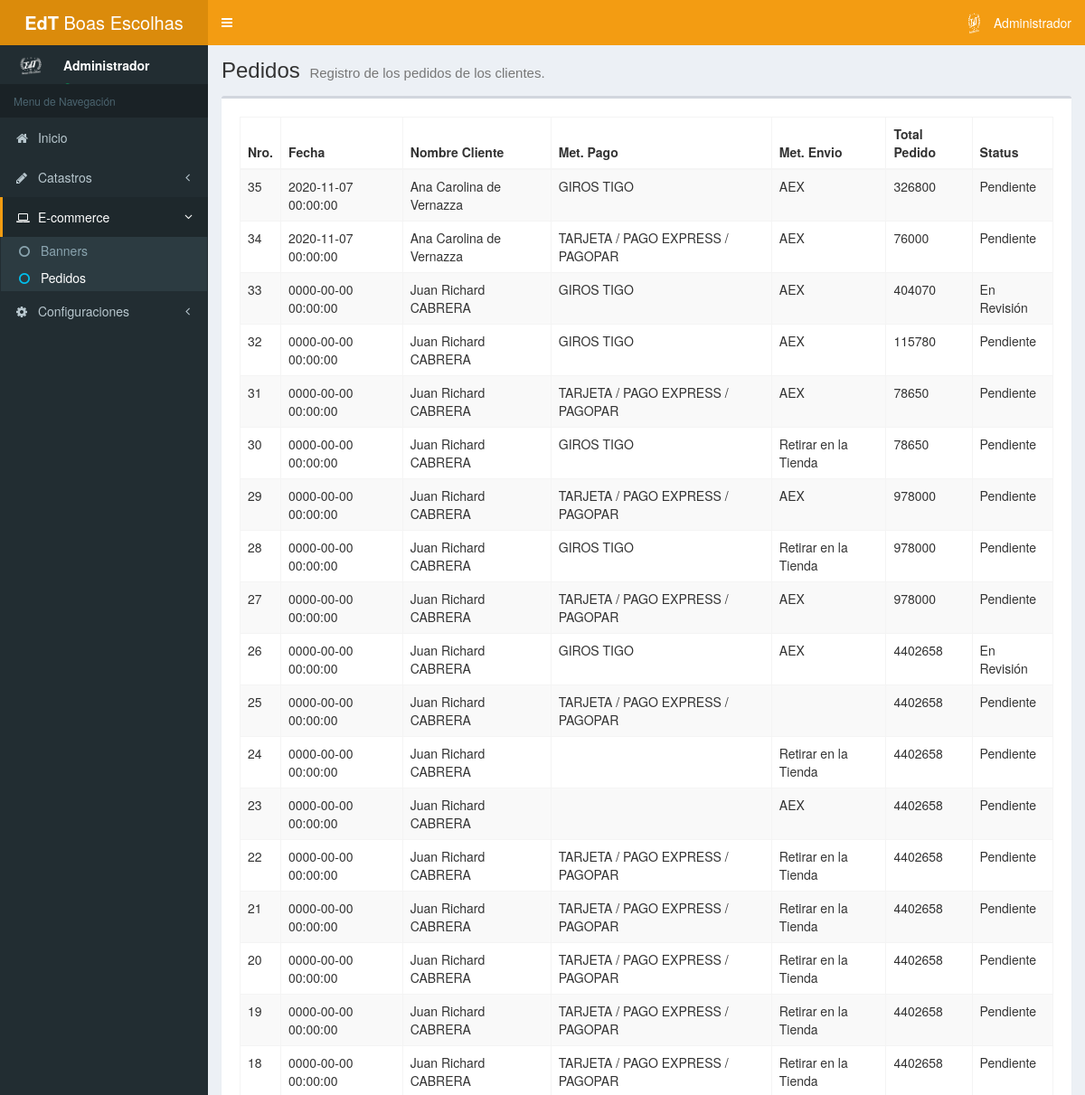
Before: /admin/pedido.php (signed in, upper part) with the older database file.
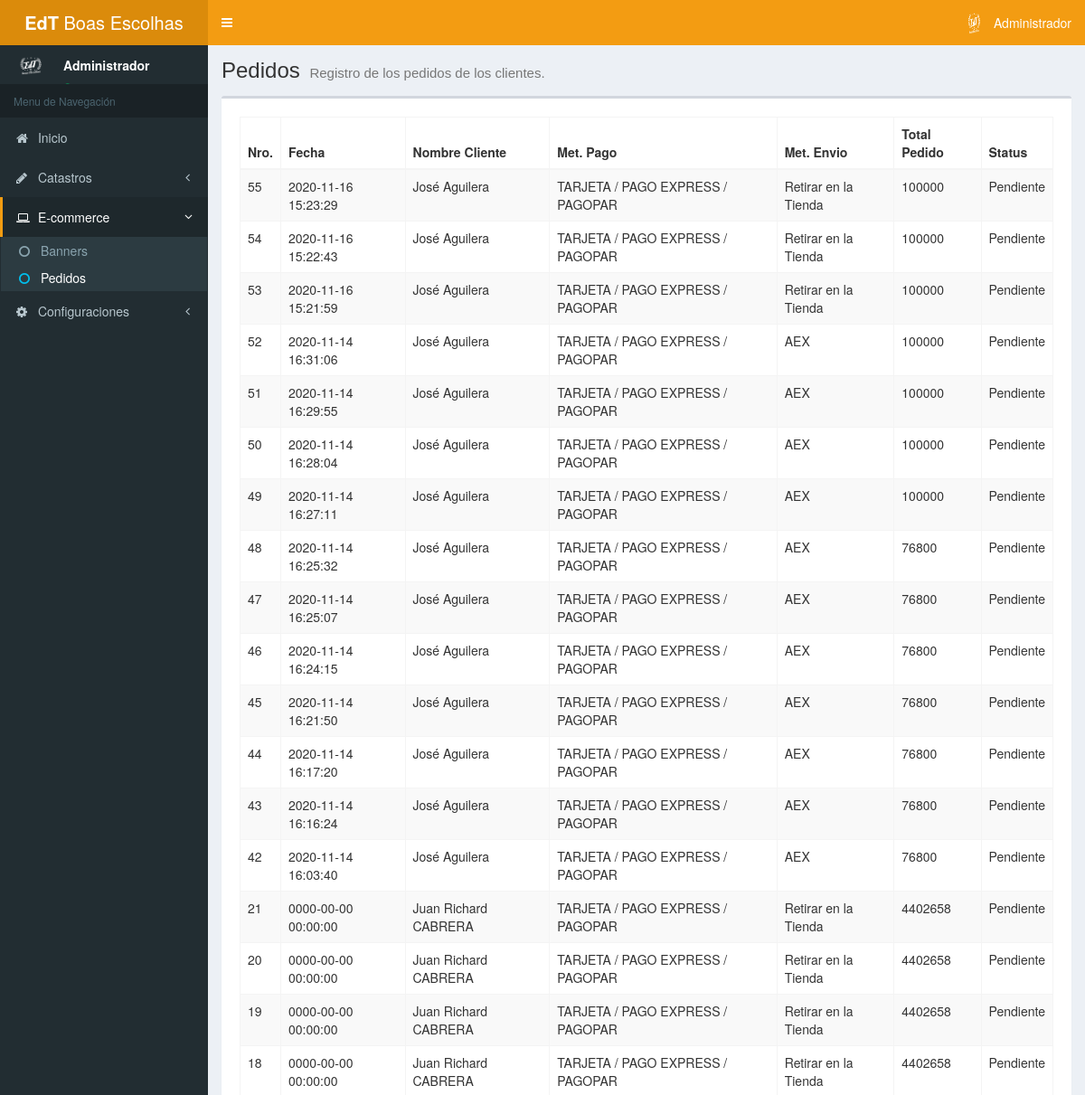
After: the same page with the newer database file.
### tables this page shows
CREATE TABLE IF NOT EXISTS `tb_pedido` (
  `id` int(11) NOT NULL AUTO_INCREMENT,
  `fecha` datetime NOT NULL DEFAULT CURRENT_TIMESTAMP,
  `id_cliente` int(11) NOT NULL,
  `id_met_pago` int(11) NOT NULL,
  `id_met_envio` int(11) NOT NULL,
  `id_cli_direccion` int(11) NOT NULL DEFAULT '1',
  `total` double NOT NULL,
  `id_factura` int(11) DEFAULT NULL,
  `observacion` varchar(255) DEFAULT NULL,
  `total_envio` double DEFAULT NULL,
  `status` int(11) NOT NULL DEFAULT '0',
  PRIMARY KEY (`id`)
);

CREATE TABLE IF NOT EXISTS `tb_cliente` (
  `id` int(11) NOT NULL AUTO_INCREMENT,
  `nombre` varchar(80) NOT NULL,
  `apellido` varchar(80) DEFAULT NULL,
  `ruc` varchar(20) DEFAULT NULL COMMENT 'RUC, RG, CI',
  `documento` varchar(50) DEFAULT NULL,
  `razon_social` varchar(80) DEFAULT NULL,
  `mayorista` tinyint(1) NOT NULL,
  `telefono` varchar(20) DEFAULT NULL,
  `email` varchar(80) DEFAULT NULL,
  PRIMARY KEY (`id`)
);

CREATE TABLE IF NOT EXISTS `tb_met_pago` (
  `id` int(11) NOT NULL AUTO_INCREMENT,
  `descripcion` varchar(80) NOT NULL,
  `default` int(11) DEFAULT NULL,
  `instrucciones` mediumtext,
  PRIMARY KEY (`id`)
);

CREATE TABLE IF NOT EXISTS `tb_met_envio` (
  `id` int(11) NOT NULL AUTO_INCREMENT,
  `descripcion` varchar(80) NOT NULL,
  `costo` double DEFAULT '0',
  `default` int(11) DEFAULT '0',
  PRIMARY KEY (`id`)
);

CREATE TABLE IF NOT EXISTS `tb_ped_status` (
  `id` int(11) NOT NULL AUTO_INCREMENT,
  `descripcion` varchar(80) NOT NULL,
  PRIMARY KEY (`id`)
);

### admin/mods/server/pedido.php (called while the page is built, shortened)
<?php
	function getAllPedidos () {
		$connection = conn();
		$sql = "SELECT tb_pedido.*, tb_cliente.nombre, tb_cliente.apellido, tb_met_pago.descripcion AS MET_PAGO, tb_met_envio.descripcion AS MET_ENVIO, tb_ped_status.descripcion AS STATUS_PED FROM tb_pedido
                LEFT JOIN tb_cliente ON tb_pedido.id_cliente = tb_cliente.id
                LEFT JOIN tb_met_pago ON tb_pedido.id_met_pago = tb_met_pago.id
                LEFT JOIN tb_met_envio ON tb_pedido.id_met_envio = tb_met_envio.id
				LEFT JOIN tb_ped_status ON tb_pedido.status = tb_ped_status.id
                ORDER BY id DESC";
		$query = $connection->prepare($sql);
		$query->execute();
		if ($query->rowCount() > 0) {
			$result= $query->fetchAll();
		} else {
			$result = null;
		}
		return $result;
	}
?>

### admin/mods/objs/pedido.php (called while the page is built)
<?php
	include_once "mods/server/pedido.php";
	$pedidos = getAllPedidos();
?>

### admin/pedido.php (the view, shortened to what this page needs)
<!DOCTYPE html>
<html>
<head>
	<?php include 'includes/head.php'; ?>
</head>
<body class="hold-transition skin-yellow sidebar-mini">
	<div class="wrapper">
		<?php include 'includes/header.php'; ?>
		<?php include 'includes/aside.php'; ?>
		<?php include_once "mods/objs/pedido.php";?>
		<div class="content-wrapper">
			<section class="content-header">
				<h1>
					Pedidos
					<small>Registro de los pedidos de los clientes.</small>
				</h1>
			</section>
			<section class="content">
				<div class="box">
					<div class="box-body">
						<div class="box-body table-responsive">
							<table class="table table-striped table-bordered display nowra" id="tabladatos">
							<thead>
								<tr>
									<th>Nro.</th>
									<th>Fecha</th>
									<th>Nombre Cliente</th>
									<th>Met. Pago</th>
									<th>Met. Envio</th>
									<th>Total Pedido</th>
									<th>Status</th>
								</tr>
							</thead>
							<tbody>
                                <?php
									if ($pedidos != null) {
										foreach ($pedidos as $row) {
                                ?>
                                <tr onclick="window.location.href = 'pedido_detalle.php?pedido=<?php echo $row['id'];?>';">
                                    <td><?php echo $row['id'];?></td>
                                    <td><?php echo $row['fecha'];?></td>
									<td><?php echo $row['nombre']." ".$row['apellido'];?></td>
									<td><?php echo $row['MET_PAGO'];?></td>
                                    <td><?php echo $row['MET_ENVIO'];?></td>
                                    <td><?php echo $row['total'];?></td>
                                    <td><?php echo $row['STATUS_PED'];?></td>
								</tr>
								<?php }}?>
							</tbody>
							</table>
						</div>
					</div>
				</div>
			</section>
		</div>
	</div>
</body>
</html>

### admin/includes/head.php (shortened to what this page needs)
<link rel="stylesheet" href="https://maxcdn.bootstrapcdn.com/bootstrap/3.3.7/css/bootstrap.min.css">
<link href="https://gitcdn.github.io/bootstrap-toggle/2.2.2/css/bootstrap-toggle.min.css" rel="stylesheet">
<link rel="stylesheet" href="https://stackpath.bootstrapcdn.com/font-awesome/4.7.0/css/font-awesome.min.css">
<link rel="stylesheet" href="css/AdminLTE.min.css">
<link rel="stylesheet" href="css/skin-yellow.min.css">
<link rel="stylesheet" href="plugins/bootstrap-select/dist/css/bootstrap-select.min.css">
<link rel="stylesheet" href="plugins/bootstrap-colorpicker/dist/css/bootstrap-colorpicker.min.css">
<link rel="stylesheet" type="text/css" href="https://cdn.jsdelivr.net/npm/daterangepicker/daterangepicker.css" />
<link rel="stylesheet" type="text/css" href="plugins/DataTables/DataTables-1.10.20/css/dataTables.bootstrap.css"/>
<link rel="stylesheet" type="text/css" href="plugins/DataTables/DataTables-1.10.20/buttons.dataTables.min.css"/>
<link rel="stylesheet" type="text/css" href="plugins/bootstrap-datepicker/css/bootstrap-datepicker.standalone.min.css"/>
<link rel="stylesheet" type="text/css" href="plugins/bootstrap-datepicker/css/bootstrap-datepicker3.standalone.min.css"/>
<link rel="stylesheet" href="plugins/select2/dist/css/select2.min.css">
<link href="https://cdn.jsdelivr.net/gh/gitbrent/bootstrap4-toggle@3.6.1/css/bootstrap4-toggle.min.css" rel="stylesheet">
<link rel="stylesheet" href="css/select2-alt.css">
<link rel="stylesheet" href="css/estilos.css">

### admin/includes/header.php (shortened to what this page needs)
<header class="main-header">
	<a href="index.php" class="logo">
		<span class="logo-lg"><?php echo $_SESSION['empresa-menu'];?></span>
	</a>
	<nav class="navbar navbar-static-top">
		<a href="#" class="sidebar-toggle" data-toggle="push-menu" role="button">
		</a>
		<div class="navbar-custom-menu">
			<ul class="nav navbar-nav">
				<li class="dropdown user user-menu">
					<a href="#" class="dropdown-toggle" data-toggle="dropdown">
						<img src="../img/logo.png" class="user-image" alt="User Image">
						<span class="hidden-xs"><?php echo $_SESSION['nome_usuario'];?></span>
					</a>
				</li>
			</ul>
		</div>
	</nav>
</header>

### admin/includes/aside.php (shortened to what this page needs)
<aside class="main-sidebar">
	<section class="sidebar">
		<div class="user-panel">
			<div class="pull-left image">
				<img src="../img/logo.png" class="img-circle" alt="User Image">
			</div>
			<div class="pull-left info">
				<p><?php echo $_SESSION['nome_usuario'];?></p>
				<a href="#"><i class="fa fa-circle text-success"></i> Online</a>
			</div>
		</div>
		<?php
			$inicio = "";
			$catastro = "";
			$ecommerce = "";
			$subbanner1 = "";
			$subbanner2 = "";
			$subpedidos1 = "";
			$subpedidos2 = "";
			$configuraciones = "";
			if (strpos($_SERVER['REQUEST_URI'], 'cliente.php') !== false){
				$catastro = "active";
				$subcliente1 = "active";
				$subcliente2 = "text-aqua";
			} else if (strpos($_SERVER['REQUEST_URI'], 'categoria.php') !== false){
				$catastro = "active";
				$subcategoria1 = "active";
				$subcategoria2 = "text-aqua";
			} else if (strpos($_SERVER['REQUEST_URI'], 'marca.php') !== false){
				$catastro = "active";
				$submarca1 = "active";
				$submarca2 = "text-aqua";
			} else if (strpos($_SERVER['REQUEST_URI'], 'atributo.php') !== false){
				$catastro = "active";
				$subatributo1 = "active";
				$subatributo2 = "text-aqua";
			} else if (strpos($_SERVER['REQUEST_URI'], 'producto.php') !== false OR strpos($_SERVER['REQUEST_URI'], 'producto_detalle.php') !== false){
				$catastro = "active";
				$subproducto1 = "active";
				$subproducto2 = "text-aqua";
			} else if (strpos($_SERVER['REQUEST_URI'], 'pedido.php') !== false OR strpos($_SERVER['REQUEST_URI'], 'pedido_detalle.php') !== false){
				$ecommerce = "active";
				$subpedidos1 = "active";
				$subpedidos2 = "text-aqua";
			} else if (strpos($_SERVER['REQUEST_URI'], 'banner.php') !== false){
				$ecommerce = "active";
				$subbanner1 = "active";
				$subbanner2 = "text-aqua";
			} else if (strpos($_SERVER['REQUEST_URI'], 'usuario.php') !== false){
				$configuraciones = "active";
				$subusuario1 = "active";
				$subusuario2 = "text-aqua";
			} else if (strpos($_SERVER['REQUEST_URI'], 'informaciones.php') !== false){
				$configuraciones = "active";
				$subinfo1 = "active";
				$subinfo2 = "text-aqua";
			} else {
				$inicio = "active";
			}
		?>
		<ul class="sidebar-menu" data-widget="tree">
			<li class="header">Menu de Navegación</li>
			<li class="<?php echo $inicio;?>">
				<a href="index.php">
					<i class="fa fa-home"></i> <span>Inicio</span>
				</a>
			</li>
			<li class="<?php echo $catastro;?> treeview">
				<a href="#">
					<i class="fa fa-pencil"></i> <span>Catastros</span>
					<span class="pull-right-container">
						<i class="fa fa-angle-left pull-right"></i>
					</span>
				</a>
			</li>
			<li class="<?php echo $ecommerce;?> treeview">
				<a href="#">
					<i class="fa fa-laptop"></i> <span>E-commerce</span>
					<span class="pull-right-container">
						<i class="fa fa-angle-left pull-right"></i>
					</span>
				</a>
				<ul class="treeview-menu">
					<li class="<?php echo $subbanner1;?>"><a href="banner.php"><i class="fa fa-circle-o <?php echo $subbanner2;?>"></i> Banners</a></li>
					<li class="<?php echo $subpedidos1;?>"><a href="pedido.php"><i class="fa fa-circle-o <?php echo $subpedidos2;?>"></i> Pedidos</a></li>
				</ul>
			</li>
			<?php
				if ($_SESSION['tipo'] == 0) {
			?>
			<li class="<?php echo $configuraciones;?> treeview">
				<a href="#">
					<i class="fa fa-gear"></i> <span>Configuraciones</span>
					<span class="pull-right-container">
						<i class="fa fa-angle-left pull-right"></i>
					</span>
				</a>
			</li>
			<?php
				}
			?>
		</ul>
	</section>
</aside>

Changed rows visible on the page:
removed tb_pedido: id "35", fecha "2020-11-07 00:00:00", id_cliente.nombre "Ana Carolina", id_cliente.apellido "de Vernazza", id_met_pago.descripcion "GIROS TIGO", id_met_envio.descripcion "AEX", total "326800", tb_ped_status.descripcion "Pendiente"
removed tb_pedido: id "34", fecha "2020-11-07 00:00:00", id_cliente.nombre "Ana Carolina", id_cliente.apellido "de Vernazza", id_met_pago.descripcion "TARJETA / PAGO EXPRESS / PAGOPAR", id_met_envio.descripcion "AEX", total "76000", tb_ped_status.descripcion "Pendiente"
removed tb_pedido: id "33", fecha "0000-00-00 00:00:00", id_cliente.nombre "Juan Richard", id_cliente.apellido "CABRERA", id_met_pago.descripcion "GIROS TIGO", id_met_envio.descripcion "AEX", total "404070", tb_ped_status.descripcion "En Revisión"
removed tb_pedido: id "32", fecha "0000-00-00 00:00:00", id_cliente.nombre "Juan Richard", id_cliente.apellido "CABRERA", id_met_pago.descripcion "GIROS TIGO", id_met_envio.descripcion "AEX", total "115780", tb_ped_status.descripcion "Pendiente"
removed tb_pedido: id "31", fecha "0000-00-00 00:00:00", id_cliente.nombre "Juan Richard", id_cliente.apellido "CABRERA", id_met_pago.descripcion "TARJETA / PAGO EXPRESS / PAGOPAR", id_met_envio.descripcion "AEX", total "78650", tb_ped_status.descripcion "Pendiente"
removed tb_pedido: id "30", fecha "0000-00-00 00:00:00", id_cliente.nombre "Juan Richard", id_cliente.apellido "CABRERA", id_met_pago.descripcion "GIROS TIGO", id_met_envio.descripcion "Retirar en la Tienda", total "78650", tb_ped_status.descripcion "Pendiente"
removed tb_pedido: id "29", fecha "0000-00-00 00:00:00", id_cliente.nombre "Juan Richard", id_cliente.apellido "CABRERA", id_met_pago.descripcion "TARJETA / PAGO EXPRESS / PAGOPAR", id_met_envio.descripcion "AEX", total "978000", tb_ped_status.descripcion "Pendiente"
removed tb_pedido: id "28", fecha "0000-00-00 00:00:00", id_cliente.nombre "Juan Richard", id_cliente.apellido "CABRERA", id_met_pago.descripcion "GIROS TIGO", id_met_envio.descripcion "Retirar en la Tienda", total "978000", tb_ped_status.descripcion "Pendiente"
removed tb_pedido: id "27", fecha "0000-00-00 00:00:00", id_cliente.nombre "Juan Richard", id_cliente.apellido "CABRERA", id_met_pago.descripcion "TARJETA / PAGO EXPRESS / PAGOPAR", id_met_envio.descripcion "AEX", total "978000", tb_ped_status.descripcion "Pendiente"
removed tb_pedido: id "26", fecha "0000-00-00 00:00:00", id_cliente.nombre "Juan Richard", id_cliente.apellido "CABRERA", id_met_pago.descripcion "GIROS TIGO", id_met_envio.descripcion "AEX", total "4402658", tb_ped_status.descripcion "En Revisión"
removed tb_pedido: id "25", fecha "0000-00-00 00:00:00", id_cliente.nombre "Juan Richard", id_cliente.apellido "CABRERA", id_met_pago.descripcion "TARJETA / PAGO EXPRESS / PAGOPAR", total "4402658", tb_ped_status.descripcion "Pendiente"
removed tb_pedido: id "24", fecha "0000-00-00 00:00:00", id_cliente.nombre "Juan Richard", id_cliente.apellido "CABRERA", id_met_envio.descripcion "Retirar en la Tienda", total "4402658", tb_ped_status.descripcion "Pendiente"
removed tb_pedido: id "23", fecha "0000-00-00 00:00:00", id_cliente.nombre "Juan Richard", id_cliente.apellido "CABRERA", id_met_envio.descripcion "AEX", total "4402658", tb_ped_status.descripcion "Pendiente"
removed tb_pedido: id "22", fecha "0000-00-00 00:00:00", id_cliente.nombre "Juan Richard", id_cliente.apellido "CABRERA", id_met_pago.descripcion "TARJETA / PAGO EXPRESS / PAGOPAR", id_met_envio.descripcion "Retirar en la Tienda", total "4402658", tb_ped_status.descripcion "Pendiente"
added tb_pedido: id "55", fecha "2020-11-16 15:23:29", id_cliente.nombre "José", id_cliente.apellido "Aguilera", id_met_pago.descripcion "TARJETA / PAGO EXPRESS / PAGOPAR", id_met_envio.descripcion "Retirar en la Tienda", total "100000", tb_ped_status.descripcion "Pendiente"
added tb_pedido: id "54", fecha "2020-11-16 15:22:43", id_cliente.nombre "José", id_cliente.apellido "Aguilera", id_met_pago.descripcion "TARJETA / PAGO EXPRESS / PAGOPAR", id_met_envio.descripcion "Retirar en la Tienda", total "100000", tb_ped_status.descripcion "Pendiente"
added tb_pedido: id "53", fecha "2020-11-16 15:21:59", id_cliente.nombre "José", id_cliente.apellido "Aguilera", id_met_pago.descripcion "TARJETA / PAGO EXPRESS / PAGOPAR", id_met_envio.descripcion "Retirar en la Tienda", total "100000", tb_ped_status.descripcion "Pendiente"
added tb_pedido: id "52", fecha "2020-11-14 16:31:06", id_cliente.nombre "José", id_cliente.apellido "Aguilera", id_met_pago.descripcion "TARJETA / PAGO EXPRESS / PAGOPAR", id_met_envio.descripcion "AEX", total "100000", tb_ped_status.descripcion "Pendiente"
added tb_pedido: id "51", fecha "2020-11-14 16:29:55", id_cliente.nombre "José", id_cliente.apellido "Aguilera", id_met_pago.descripcion "TARJETA / PAGO EXPRESS / PAGOPAR", id_met_envio.descripcion "AEX", total "100000", tb_ped_status.descripcion "Pendiente"
added tb_pedido: id "50", fecha "2020-11-14 16:28:04", id_cliente.nombre "José", id_cliente.apellido "Aguilera", id_met_pago.descripcion "TARJETA / PAGO EXPRESS / PAGOPAR", id_met_envio.descripcion "AEX", total "100000", tb_ped_status.descripcion "Pendiente"
added tb_pedido: id "49", fecha "2020-11-14 16:27:11", id_cliente.nombre "José", id_cliente.apellido "Aguilera", id_met_pago.descripcion "TARJETA / PAGO EXPRESS / PAGOPAR", id_met_envio.descripcion "AEX", total "100000", tb_ped_status.descripcion "Pendiente"
added tb_pedido: id "48", fecha "2020-11-14 16:25:32", id_cliente.nombre "José", id_cliente.apellido "Aguilera", id_met_pago.descripcion "TARJETA / PAGO EXPRESS / PAGOPAR", id_met_envio.descripcion "AEX", total "76800", tb_ped_status.descripcion "Pendiente"
added tb_pedido: id "47", fecha "2020-11-14 16:25:07", id_cliente.nombre "José", id_cliente.apellido "Aguilera", id_met_pago.descripcion "TARJETA / PAGO EXPRESS / PAGOPAR", id_met_envio.descripcion "AEX", total "76800", tb_ped_status.descripcion "Pendiente"
added tb_pedido: id "46", fecha "2020-11-14 16:24:15", id_cliente.nombre "José", id_cliente.apellido "Aguilera", id_met_pago.descripcion "TARJETA / PAGO EXPRESS / PAGOPAR", id_met_envio.descripcion "AEX", total "76800", tb_ped_status.descripcion "Pendiente"
added tb_pedido: id "45", fecha "2020-11-14 16:21:50", id_cliente.nombre "José", id_cliente.apellido "Aguilera", id_met_pago.descripcion "TARJETA / PAGO EXPRESS / PAGOPAR", id_met_envio.descripcion "AEX", total "76800", tb_ped_status.descripcion "Pendiente"
added tb_pedido: id "44", fecha "2020-11-14 16:17:20", id_cliente.nombre "José", id_cliente.apellido "Aguilera", id_met_pago.descripcion "TARJETA / PAGO EXPRESS / PAGOPAR", id_met_envio.descripcion "AEX", total "76800", tb_ped_status.descripcion "Pendiente"
added tb_pedido: id "43", fecha "2020-11-14 16:16:24", id_cliente.nombre "José", id_cliente.apellido "Aguilera", id_met_pago.descripcion "TARJETA / PAGO EXPRESS / PAGOPAR", id_met_envio.descripcion "AEX", total "76800", tb_ped_status.descripcion "Pendiente"
added tb_pedido: id "42", fecha "2020-11-14 16:03:40", id_cliente.nombre "José", id_cliente.apellido "Aguilera", id_met_pago.descripcion "TARJETA / PAGO EXPRESS / PAGOPAR", id_met_envio.descripcion "AEX", total "76800", tb_ped_status.descripcion "Pendiente"
